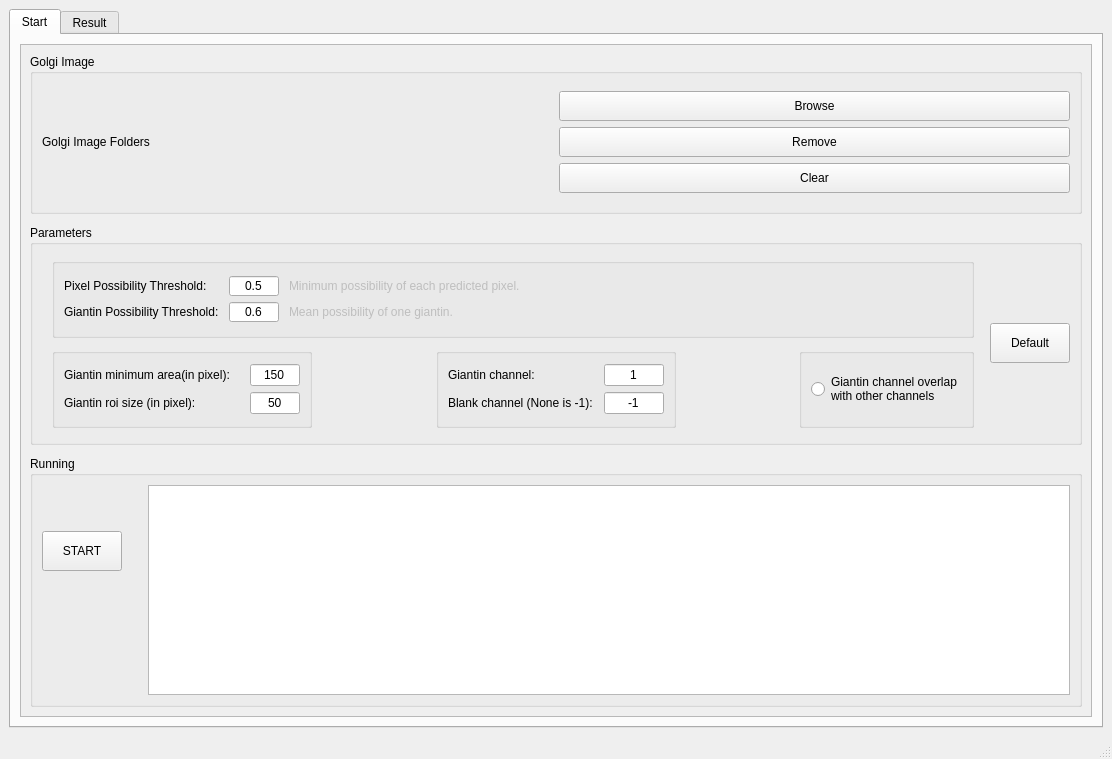
<?xml version="1.0" encoding="UTF-8"?>
<ui version="4.0">
 <class>MainWindow</class>
 <widget class="QMainWindow" name="MainWindow">
  <property name="geometry">
   <rect>
    <x>0</x>
    <y>0</y>
    <width>1112</width>
    <height>759</height>
   </rect>
  </property>
  <property name="windowTitle">
   <string>MainWindow</string>
  </property>
  <widget class="QWidget" name="centralwidget">
   <layout class="QGridLayout" name="gridLayout_8">
    <item row="0" column="0">
     <widget class="QTabWidget" name="tabWidget">
      <property name="currentIndex">
       <number>0</number>
      </property>
      <widget class="QWidget" name="tab_start">
       <attribute name="title">
        <string>Start</string>
       </attribute>
       <layout class="QGridLayout" name="gridLayout">
        <item row="0" column="0">
         <widget class="QScrollArea" name="scrollArea">
          <property name="widgetResizable">
           <bool>true</bool>
          </property>
          <widget class="QWidget" name="scrollAreaWidgetContents">
           <property name="geometry">
            <rect>
             <x>0</x>
             <y>0</y>
             <width>1068</width>
             <height>671</height>
            </rect>
           </property>
           <layout class="QGridLayout" name="gridLayout_10">
            <item row="0" column="0">
             <widget class="QGroupBox" name="image_group">
              <property name="minimumSize">
               <size>
                <width>0</width>
                <height>160</height>
               </size>
              </property>
              <property name="maximumSize">
               <size>
                <width>16777215</width>
                <height>160</height>
               </size>
              </property>
              <property name="title">
               <string>Golgi Image</string>
              </property>
              <layout class="QGridLayout" name="gridLayout_11">
               <item row="0" column="0">
                <layout class="QHBoxLayout" name="horizontalLayout_2">
                 <item>
                  <widget class="QLabel" name="label_image_folder">
                   <property name="text">
                    <string>Golgi Image Folders</string>
                   </property>
                  </widget>
                 </item>
                 <item>
                  <layout class="QVBoxLayout" name="verticalLayout_2">
                   <item>
                    <widget class="QPushButton" name="btn_image_browse">
                     <property name="minimumSize">
                      <size>
                       <width>0</width>
                       <height>30</height>
                      </size>
                     </property>
                     <property name="maximumSize">
                      <size>
                       <width>16777215</width>
                       <height>30</height>
                      </size>
                     </property>
                     <property name="text">
                      <string>Browse</string>
                     </property>
                    </widget>
                   </item>
                   <item>
                    <widget class="QPushButton" name="btn_image_remove">
                     <property name="minimumSize">
                      <size>
                       <width>0</width>
                       <height>30</height>
                      </size>
                     </property>
                     <property name="maximumSize">
                      <size>
                       <width>16777215</width>
                       <height>30</height>
                      </size>
                     </property>
                     <property name="text">
                      <string>Remove</string>
                     </property>
                    </widget>
                   </item>
                   <item>
                    <widget class="QPushButton" name="btn_image_clear">
                     <property name="minimumSize">
                      <size>
                       <width>0</width>
                       <height>30</height>
                      </size>
                     </property>
                     <property name="maximumSize">
                      <size>
                       <width>16777215</width>
                       <height>30</height>
                      </size>
                     </property>
                     <property name="text">
                      <string>Clear</string>
                     </property>
                    </widget>
                   </item>
                  </layout>
                 </item>
                </layout>
               </item>
              </layout>
             </widget>
            </item>
            <item row="2" column="0">
             <widget class="QGroupBox" name="parameter_group">
              <property name="sizePolicy">
               <sizepolicy hsizetype="Preferred" vsizetype="Fixed">
                <horstretch>0</horstretch>
                <verstretch>0</verstretch>
               </sizepolicy>
              </property>
              <property name="minimumSize">
               <size>
                <width>0</width>
                <height>220</height>
               </size>
              </property>
              <property name="maximumSize">
               <size>
                <width>16777215</width>
                <height>220</height>
               </size>
              </property>
              <property name="title">
               <string>Parameters</string>
              </property>
              <layout class="QHBoxLayout" name="horizontalLayout_3">
               <item>
                <spacer name="horizontalSpacer_5">
                 <property name="orientation">
                  <enum>Qt::Horizontal</enum>
                 </property>
                 <property name="sizeType">
                  <enum>QSizePolicy::Fixed</enum>
                 </property>
                 <property name="sizeHint" stdset="0">
                  <size>
                   <width>10</width>
                   <height>20</height>
                  </size>
                 </property>
                </spacer>
               </item>
               <item>
                <layout class="QGridLayout" name="gridLayout_14">
                 <item row="0" column="0">
                  <widget class="QGroupBox" name="groupBox_5">
                   <property name="minimumSize">
                    <size>
                     <width>0</width>
                     <height>80</height>
                    </size>
                   </property>
                   <property name="maximumSize">
                    <size>
                     <width>16777215</width>
                     <height>80</height>
                    </size>
                   </property>
                   <property name="title">
                    <string/>
                   </property>
                   <layout class="QGridLayout" name="gridLayout_7">
                    <item row="0" column="1">
                     <spacer name="horizontalSpacer">
                      <property name="orientation">
                       <enum>Qt::Horizontal</enum>
                      </property>
                      <property name="sizeHint" stdset="0">
                       <size>
                        <width>20</width>
                        <height>20</height>
                       </size>
                      </property>
                     </spacer>
                    </item>
                    <item row="0" column="0">
                     <layout class="QGridLayout" name="gridLayout_4" columnstretch="0,0,0">
                      <property name="sizeConstraint">
                       <enum>QLayout::SetDefaultConstraint</enum>
                      </property>
                      <property name="horizontalSpacing">
                       <number>10</number>
                      </property>
                      <property name="verticalSpacing">
                       <number>6</number>
                      </property>
                      <item row="0" column="1">
                       <widget class="QLineEdit" name="param_pixel_threshold">
                        <property name="sizePolicy">
                         <sizepolicy hsizetype="Fixed" vsizetype="Fixed">
                          <horstretch>0</horstretch>
                          <verstretch>0</verstretch>
                         </sizepolicy>
                        </property>
                        <property name="minimumSize">
                         <size>
                          <width>50</width>
                          <height>20</height>
                         </size>
                        </property>
                        <property name="maximumSize">
                         <size>
                          <width>50</width>
                          <height>20</height>
                         </size>
                        </property>
                        <property name="text">
                         <string>0.5</string>
                        </property>
                        <property name="alignment">
                         <set>Qt::AlignCenter</set>
                        </property>
                        <property name="placeholderText">
                         <string>0.05</string>
                        </property>
                       </widget>
                      </item>
                      <item row="1" column="2">
                       <widget class="QLabel" name="hint_pixel_threshold">
                        <property name="enabled">
                         <bool>false</bool>
                        </property>
                        <property name="sizePolicy">
                         <sizepolicy hsizetype="Fixed" vsizetype="Fixed">
                          <horstretch>0</horstretch>
                          <verstretch>0</verstretch>
                         </sizepolicy>
                        </property>
                        <property name="maximumSize">
                         <size>
                          <width>16777215</width>
                          <height>26</height>
                         </size>
                        </property>
                        <property name="text">
                         <string>Mean possibility of one giantin.</string>
                        </property>
                       </widget>
                      </item>
                      <item row="1" column="1">
                       <widget class="QLineEdit" name="param_giantin_threshold">
                        <property name="sizePolicy">
                         <sizepolicy hsizetype="Fixed" vsizetype="Fixed">
                          <horstretch>0</horstretch>
                          <verstretch>0</verstretch>
                         </sizepolicy>
                        </property>
                        <property name="minimumSize">
                         <size>
                          <width>50</width>
                          <height>20</height>
                         </size>
                        </property>
                        <property name="maximumSize">
                         <size>
                          <width>50</width>
                          <height>20</height>
                         </size>
                        </property>
                        <property name="text">
                         <string>0.6</string>
                        </property>
                        <property name="alignment">
                         <set>Qt::AlignCenter</set>
                        </property>
                        <property name="placeholderText">
                         <string>0.4</string>
                        </property>
                       </widget>
                      </item>
                      <item row="0" column="0">
                       <widget class="QLabel" name="label_pixel_threshold">
                        <property name="sizePolicy">
                         <sizepolicy hsizetype="Fixed" vsizetype="Fixed">
                          <horstretch>0</horstretch>
                          <verstretch>0</verstretch>
                         </sizepolicy>
                        </property>
                        <property name="minimumSize">
                         <size>
                          <width>0</width>
                          <height>20</height>
                         </size>
                        </property>
                        <property name="maximumSize">
                         <size>
                          <width>16777215</width>
                          <height>20</height>
                         </size>
                        </property>
                        <property name="toolTip">
                         <string>&lt;html&gt;&lt;head/&gt;&lt;body&gt;&lt;p align=&quot;center&quot;&gt;&lt;br/&gt;&lt;/p&gt;&lt;/body&gt;&lt;/html&gt;</string>
                        </property>
                        <property name="whatsThis">
                         <string>&lt;html&gt;&lt;head/&gt;&lt;body&gt;&lt;p&gt;Minimum possibility of one pixel in prediction from model&lt;/p&gt;&lt;/body&gt;&lt;/html&gt;</string>
                        </property>
                        <property name="text">
                         <string>Pixel Possibility Threshold:</string>
                        </property>
                        <property name="margin">
                         <number>3</number>
                        </property>
                       </widget>
                      </item>
                      <item row="1" column="0">
                       <widget class="QLabel" name="label_giantin_threshold">
                        <property name="sizePolicy">
                         <sizepolicy hsizetype="Fixed" vsizetype="Fixed">
                          <horstretch>0</horstretch>
                          <verstretch>0</verstretch>
                         </sizepolicy>
                        </property>
                        <property name="minimumSize">
                         <size>
                          <width>0</width>
                          <height>20</height>
                         </size>
                        </property>
                        <property name="maximumSize">
                         <size>
                          <width>16777215</width>
                          <height>20</height>
                         </size>
                        </property>
                        <property name="toolTip">
                         <string>&lt;html&gt;&lt;head/&gt;&lt;body&gt;&lt;p align=&quot;justify&quot;&gt;&lt;br/&gt;&lt;/p&gt;&lt;/body&gt;&lt;/html&gt;</string>
                        </property>
                        <property name="whatsThis">
                         <string>&lt;html&gt;&lt;head/&gt;&lt;body&gt;&lt;p&gt;&lt;br/&gt;&lt;/p&gt;&lt;/body&gt;&lt;/html&gt;</string>
                        </property>
                        <property name="text">
                         <string>Giantin Possibility Threshold:</string>
                        </property>
                        <property name="margin">
                         <number>3</number>
                        </property>
                       </widget>
                      </item>
                      <item row="0" column="2">
                       <widget class="QLabel" name="hint_giantin_threshold">
                        <property name="enabled">
                         <bool>false</bool>
                        </property>
                        <property name="sizePolicy">
                         <sizepolicy hsizetype="Fixed" vsizetype="Fixed">
                          <horstretch>0</horstretch>
                          <verstretch>0</verstretch>
                         </sizepolicy>
                        </property>
                        <property name="maximumSize">
                         <size>
                          <width>16777215</width>
                          <height>26</height>
                         </size>
                        </property>
                        <property name="text">
                         <string>Minimum possibility of each predicted pixel.</string>
                        </property>
                       </widget>
                      </item>
                     </layout>
                    </item>
                   </layout>
                  </widget>
                 </item>
                 <item row="1" column="0">
                  <layout class="QHBoxLayout" name="horizontalLayout">
                   <item>
                    <widget class="QGroupBox" name="groupBox_4">
                     <property name="minimumSize">
                      <size>
                       <width>260</width>
                       <height>80</height>
                      </size>
                     </property>
                     <property name="maximumSize">
                      <size>
                       <width>260</width>
                       <height>80</height>
                      </size>
                     </property>
                     <property name="title">
                      <string/>
                     </property>
                     <layout class="QGridLayout" name="gridLayout_6">
                      <item row="0" column="1">
                       <layout class="QGridLayout" name="gridLayout_3">
                        <property name="sizeConstraint">
                         <enum>QLayout::SetFixedSize</enum>
                        </property>
                        <item row="0" column="1">
                         <widget class="QLineEdit" name="param_giantin_area_threshold">
                          <property name="minimumSize">
                           <size>
                            <width>50</width>
                            <height>0</height>
                           </size>
                          </property>
                          <property name="maximumSize">
                           <size>
                            <width>50</width>
                            <height>16777215</height>
                           </size>
                          </property>
                          <property name="text">
                           <string>150</string>
                          </property>
                          <property name="alignment">
                           <set>Qt::AlignCenter</set>
                          </property>
                         </widget>
                        </item>
                        <item row="1" column="1">
                         <widget class="QLineEdit" name="param_giantin_roi_size">
                          <property name="minimumSize">
                           <size>
                            <width>50</width>
                            <height>0</height>
                           </size>
                          </property>
                          <property name="maximumSize">
                           <size>
                            <width>50</width>
                            <height>16777215</height>
                           </size>
                          </property>
                          <property name="text">
                           <string>50</string>
                          </property>
                          <property name="alignment">
                           <set>Qt::AlignCenter</set>
                          </property>
                         </widget>
                        </item>
                        <item row="1" column="0">
                         <widget class="QLabel" name="label_giantin_size">
                          <property name="text">
                           <string>Giantin roi size (in pixel):</string>
                          </property>
                         </widget>
                        </item>
                        <item row="0" column="0">
                         <widget class="QLabel" name="label_giantin_area">
                          <property name="text">
                           <string>Giantin minimum area(in pixel):</string>
                          </property>
                         </widget>
                        </item>
                       </layout>
                      </item>
                     </layout>
                    </widget>
                   </item>
                   <item>
                    <spacer name="horizontalSpacer_4">
                     <property name="orientation">
                      <enum>Qt::Horizontal</enum>
                     </property>
                     <property name="sizeType">
                      <enum>QSizePolicy::Expanding</enum>
                     </property>
                     <property name="sizeHint" stdset="0">
                      <size>
                       <width>13</width>
                       <height>20</height>
                      </size>
                     </property>
                    </spacer>
                   </item>
                   <item>
                    <widget class="QGroupBox" name="channel_group">
                     <property name="sizePolicy">
                      <sizepolicy hsizetype="Fixed" vsizetype="Fixed">
                       <horstretch>0</horstretch>
                       <verstretch>0</verstretch>
                      </sizepolicy>
                     </property>
                     <property name="minimumSize">
                      <size>
                       <width>240</width>
                       <height>80</height>
                      </size>
                     </property>
                     <property name="maximumSize">
                      <size>
                       <width>240</width>
                       <height>80</height>
                      </size>
                     </property>
                     <property name="title">
                      <string/>
                     </property>
                     <layout class="QGridLayout" name="gridLayout_5">
                      <item row="0" column="1">
                       <layout class="QGridLayout" name="gridLayout_2">
                        <property name="sizeConstraint">
                         <enum>QLayout::SetFixedSize</enum>
                        </property>
                        <item row="0" column="0">
                         <widget class="QLabel" name="label_giantin_channel">
                          <property name="text">
                           <string>Giantin channel:</string>
                          </property>
                         </widget>
                        </item>
                        <item row="0" column="1">
                         <widget class="QLineEdit" name="param_giantin_channel">
                          <property name="minimumSize">
                           <size>
                            <width>60</width>
                            <height>0</height>
                           </size>
                          </property>
                          <property name="maximumSize">
                           <size>
                            <width>60</width>
                            <height>16777215</height>
                           </size>
                          </property>
                          <property name="text">
                           <string>1</string>
                          </property>
                          <property name="alignment">
                           <set>Qt::AlignCenter</set>
                          </property>
                          <property name="dragEnabled">
                           <bool>true</bool>
                          </property>
                         </widget>
                        </item>
                        <item row="1" column="0">
                         <widget class="QLabel" name="label_blank_channel">
                          <property name="text">
                           <string>Blank channel (None is -1):</string>
                          </property>
                         </widget>
                        </item>
                        <item row="1" column="1">
                         <widget class="QLineEdit" name="param_blank_channel">
                          <property name="minimumSize">
                           <size>
                            <width>60</width>
                            <height>0</height>
                           </size>
                          </property>
                          <property name="maximumSize">
                           <size>
                            <width>60</width>
                            <height>16777215</height>
                           </size>
                          </property>
                          <property name="text">
                           <string>-1</string>
                          </property>
                          <property name="alignment">
                           <set>Qt::AlignCenter</set>
                          </property>
                          <property name="placeholderText">
                           <string>None is -1</string>
                          </property>
                         </widget>
                        </item>
                       </layout>
                      </item>
                     </layout>
                    </widget>
                   </item>
                   <item>
                    <spacer name="horizontalSpacer_2">
                     <property name="orientation">
                      <enum>Qt::Horizontal</enum>
                     </property>
                     <property name="sizeHint" stdset="0">
                      <size>
                       <width>40</width>
                       <height>20</height>
                      </size>
                     </property>
                    </spacer>
                   </item>
                   <item>
                    <widget class="QGroupBox" name="overlap_group">
                     <property name="minimumSize">
                      <size>
                       <width>0</width>
                       <height>80</height>
                      </size>
                     </property>
                     <property name="maximumSize">
                      <size>
                       <width>16777215</width>
                       <height>80</height>
                      </size>
                     </property>
                     <property name="title">
                      <string/>
                     </property>
                     <layout class="QGridLayout" name="gridLayout_13">
                      <item row="0" column="0">
                       <widget class="QRadioButton" name="param_giantin_overlap">
                        <property name="minimumSize">
                         <size>
                          <width>0</width>
                          <height>0</height>
                         </size>
                        </property>
                        <property name="text">
                         <string>Giantin channel overlap 
with other channels</string>
                        </property>
                       </widget>
                      </item>
                     </layout>
                    </widget>
                   </item>
                  </layout>
                 </item>
                </layout>
               </item>
               <item>
                <spacer name="horizontalSpacer_3">
                 <property name="orientation">
                  <enum>Qt::Horizontal</enum>
                 </property>
                 <property name="sizeType">
                  <enum>QSizePolicy::Fixed</enum>
                 </property>
                 <property name="sizeHint" stdset="0">
                  <size>
                   <width>10</width>
                   <height>20</height>
                  </size>
                 </property>
                </spacer>
               </item>
               <item>
                <widget class="QPushButton" name="btn_default_param">
                 <property name="minimumSize">
                  <size>
                   <width>0</width>
                   <height>40</height>
                  </size>
                 </property>
                 <property name="maximumSize">
                  <size>
                   <width>16777215</width>
                   <height>40</height>
                  </size>
                 </property>
                 <property name="text">
                  <string>Default</string>
                 </property>
                </widget>
               </item>
              </layout>
             </widget>
            </item>
            <item row="1" column="0">
             <spacer name="verticalSpacer">
              <property name="orientation">
               <enum>Qt::Vertical</enum>
              </property>
              <property name="sizeType">
               <enum>QSizePolicy::Fixed</enum>
              </property>
              <property name="sizeHint" stdset="0">
               <size>
                <width>20</width>
                <height>5</height>
               </size>
              </property>
             </spacer>
            </item>
            <item row="4" column="0">
             <widget class="QGroupBox" name="running_group">
              <property name="sizePolicy">
               <sizepolicy hsizetype="Expanding" vsizetype="Preferred">
                <horstretch>0</horstretch>
                <verstretch>0</verstretch>
               </sizepolicy>
              </property>
              <property name="minimumSize">
               <size>
                <width>0</width>
                <height>160</height>
               </size>
              </property>
              <property name="maximumSize">
               <size>
                <width>16777215</width>
                <height>16777215</height>
               </size>
              </property>
              <property name="title">
               <string>Running</string>
              </property>
              <layout class="QGridLayout" name="gridLayout_9">
               <item row="0" column="0">
                <spacer name="verticalSpacer_3">
                 <property name="orientation">
                  <enum>Qt::Vertical</enum>
                 </property>
                 <property name="sizeType">
                  <enum>QSizePolicy::Fixed</enum>
                 </property>
                 <property name="sizeHint" stdset="0">
                  <size>
                   <width>20</width>
                   <height>40</height>
                  </size>
                 </property>
                </spacer>
               </item>
               <item row="0" column="2" rowspan="3">
                <widget class="QTextBrowser" name="progress_text">
                 <property name="tabChangesFocus">
                  <bool>false</bool>
                 </property>
                </widget>
               </item>
               <item row="1" column="0">
                <widget class="QPushButton" name="btn_start">
                 <property name="minimumSize">
                  <size>
                   <width>80</width>
                   <height>40</height>
                  </size>
                 </property>
                 <property name="maximumSize">
                  <size>
                   <width>80</width>
                   <height>40</height>
                  </size>
                 </property>
                 <property name="text">
                  <string>START</string>
                 </property>
                </widget>
               </item>
               <item row="1" column="1">
                <spacer name="horizontalSpacer_14">
                 <property name="orientation">
                  <enum>Qt::Horizontal</enum>
                 </property>
                 <property name="sizeType">
                  <enum>QSizePolicy::Fixed</enum>
                 </property>
                 <property name="sizeHint" stdset="0">
                  <size>
                   <width>20</width>
                   <height>20</height>
                  </size>
                 </property>
                </spacer>
               </item>
               <item row="2" column="0">
                <spacer name="verticalSpacer_4">
                 <property name="orientation">
                  <enum>Qt::Vertical</enum>
                 </property>
                 <property name="sizeHint" stdset="0">
                  <size>
                   <width>20</width>
                   <height>138</height>
                  </size>
                 </property>
                </spacer>
               </item>
              </layout>
             </widget>
            </item>
            <item row="3" column="0">
             <spacer name="verticalSpacer_2">
              <property name="orientation">
               <enum>Qt::Vertical</enum>
              </property>
              <property name="sizeType">
               <enum>QSizePolicy::Fixed</enum>
              </property>
              <property name="sizeHint" stdset="0">
               <size>
                <width>20</width>
                <height>5</height>
               </size>
              </property>
             </spacer>
            </item>
           </layout>
          </widget>
         </widget>
        </item>
       </layout>
      </widget>
      <widget class="QWidget" name="tab_result">
       <attribute name="title">
        <string>Result</string>
       </attribute>
       <layout class="QGridLayout" name="gridLayout_12">
        <item row="0" column="0">
         <widget class="QFrame" name="frame">
          <property name="frameShape">
           <enum>QFrame::StyledPanel</enum>
          </property>
          <property name="frameShadow">
           <enum>QFrame::Raised</enum>
          </property>
          <layout class="QHBoxLayout" name="horizontalLayout_12">
           <item>
            <widget class="QRadioButton" name="btn_drop">
             <property name="text">
              <string>Select to drop</string>
             </property>
             <property name="checked">
              <bool>true</bool>
             </property>
            </widget>
           </item>
           <item>
            <widget class="QRadioButton" name="btn_pick">
             <property name="text">
              <string>Select to pick</string>
             </property>
            </widget>
           </item>
           <item>
            <spacer name="horizontalSpacer_20">
             <property name="orientation">
              <enum>Qt::Horizontal</enum>
             </property>
             <property name="sizeHint" stdset="0">
              <size>
               <width>40</width>
               <height>20</height>
              </size>
             </property>
            </spacer>
           </item>
           <item>
            <widget class="QPushButton" name="btn_show_avergaed">
             <property name="text">
              <string>Show averaged mini-stacks</string>
             </property>
            </widget>
           </item>
           <item>
            <widget class="QPushButton" name="btn_save">
             <property name="text">
              <string>Save result</string>
             </property>
            </widget>
           </item>
          </layout>
         </widget>
        </item>
        <item row="1" column="0">
         <widget class="QScrollArea" name="scroll_golgi">
          <property name="minimumSize">
           <size>
            <width>0</width>
            <height>149</height>
           </size>
          </property>
          <property name="widgetResizable">
           <bool>true</bool>
          </property>
          <widget class="QWidget" name="scroll_golgi_content">
           <property name="geometry">
            <rect>
             <x>0</x>
             <y>0</y>
             <width>1068</width>
             <height>621</height>
            </rect>
           </property>
          </widget>
         </widget>
        </item>
       </layout>
      </widget>
     </widget>
    </item>
   </layout>
  </widget>
  <widget class="QStatusBar" name="statusbar"/>
 </widget>
 <resources/>
 <connections/>
</ui>
